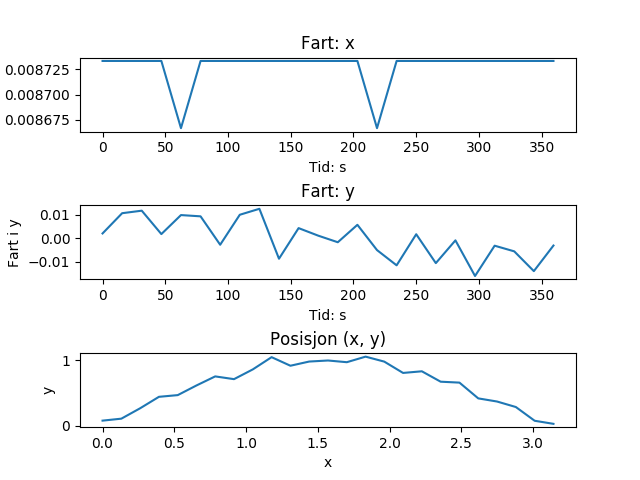

Source code (Python):
import numpy as np
import matplotlib.pyplot as plt


def vel(k,x,s):
    return (x[k+1] - x[k]) / s


infile = open('pos.dat', 'r')
s = float(infile.readline())
lines = infile.readlines()
plots = len(lines)
x = np.zeros(plots)
y = np.zeros(plots)
vx = np.zeros(plots-1)
vy = np.zeros(plots-1)
t = np.linspace(0,plots*s,plots)

i = 0
for line in lines:
    words = line.split()
    x[i] = words[0]
    y[i] = words[1]
    i += 1
infile.close()


for i in range(plots-1):
    vx[i] = vel(i, x, s)
    vy[i] = vel(i, y, s)


plt.figure(1)
plt.subplots_adjust(hspace=1)
plt.subplot(3,1,1)
plt.title('Fart: x')
plt.xlabel('Tid: s')
plt.ylabel('Fart i x')
plt.plot(t[:-1], vx)


plt.subplot(3,1,2)
plt.title('Fart: y')
plt.xlabel('Tid: s')
plt.ylabel('Fart i y')
plt.plot(t[:-1], vy)


plt.subplot(3,1,3)
plt.title('Posisjon (x, y)')
plt.xlabel('x')
plt.ylabel('y')
plt.plot(x,y)


plt.savefig('position2velocity.png')
plt.show()


'''
Terminal> position2velocity.py"

Process finished with exit code 0
'''